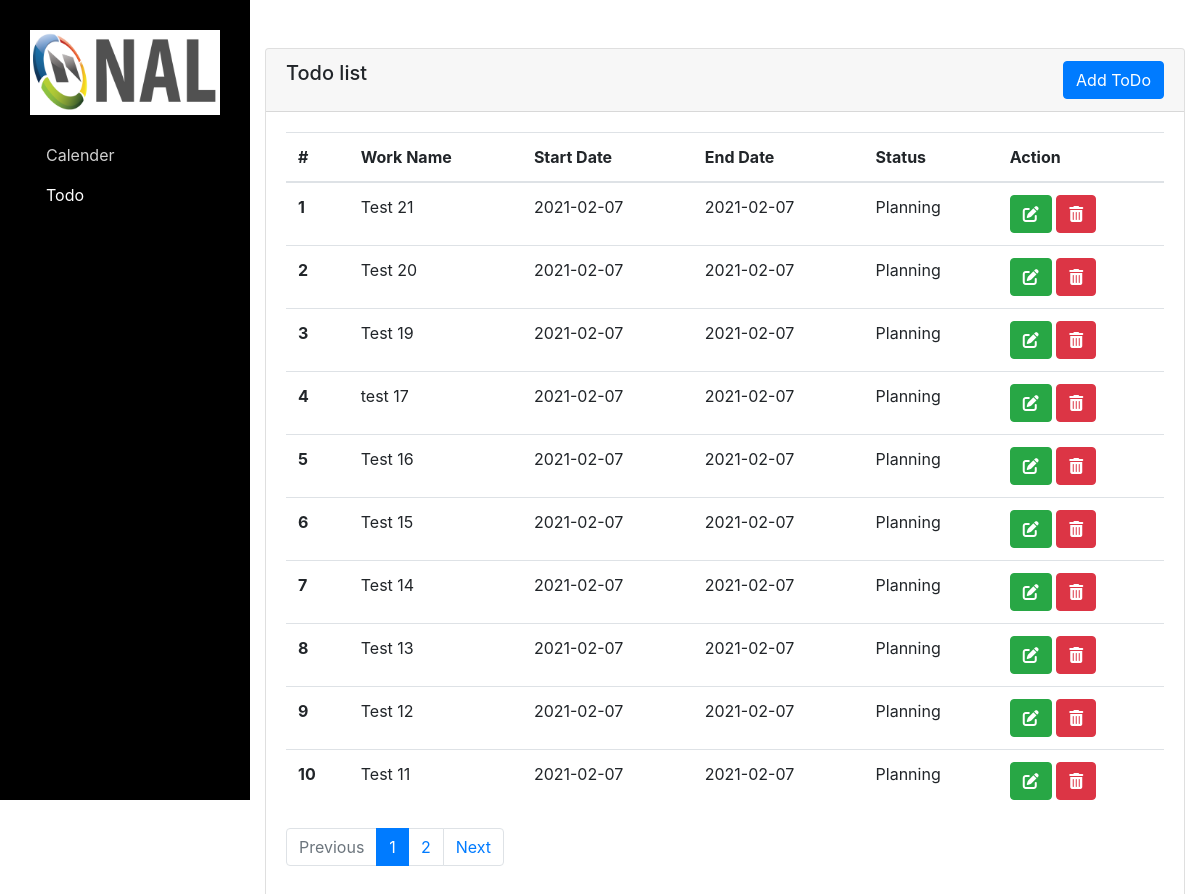
The page / on the database its author committed.
### tables this page shows
CREATE TABLE `todos` (
  `id` int(10) UNSIGNED NOT NULL,
  `title` varchar(255) NOT NULL,
  `start` date NOT NULL,
  `end` date NOT NULL,
  `status` int(11) NOT NULL,
  `color` varchar(20) NOT NULL DEFAULT '#F9BC13'
);

### src/Controllers/HomeController.php (called while the page is built, shortened)
<?php
    class HomeController
    {
        public function index()
        {
            $data = Todo::paginate(10);
            Helper::view('index',$data);
        }
    }
?>

### src/routes.php (called while the page is built, shortened)
<?php
    Router::dispatch();
?>

### public/index.php (called while the page is built, shortened)
<?php
    require_once __DIR__.'/../src/routes.php';
?>

### src/App/Database.php (called while the page is built, shortened)
<?php
    class Database
    {
        private static $type = DB_TYPE;
        private static $port = DB_PORT;
        private static $host = DB_HOST;
        private static $name = DB_NAME;
        private static $user = DB_USER;
        private static $pass = DB_PASS;
        private static $db_hander;
        private static $stmt;
        public static function init()
        {
            $dns = self::$type.':host=' . self::$host.';port='.self::$port.';dbname='. self::$name;
            try
            {
                self::$db_hander = new PDO($dns,self::$user, self::$pass);
                self::$db_hander->exec("set names utf8mb4");
            }
            catch(PDOException $exception)
            {
                echo 'PDO Error:'. $exception->getMessage();
            }
        }
        public static function query($sql)
        {
            try {
                self::$stmt = self::$db_hander->prepare($sql);
            }catch(PDOException $exception) {
                echo 'PDO Error:'. $exception->getMessage();
            }
        }
        public static function bind($param, $value, $type=null)
        {
            if(is_null($type))
            {
                switch (true) {
                    case is_int($value):
                        $type = PDO::PARAM_INT;
                        break;
                }
            }
            try {
                self::$stmt->bindValue($param, $value, $type);
            } catch (PDOException $exception) {
                echo 'PDO Error:'. $exception->getMessage();
            }
        }
        public static function fetchAll()
        {
            try {
                self::$stmt->execute();
                return self::$stmt->fetchAll(PDO::FETCH_ASSOC);
            } catch (PDOException $exception) {
                echo 'PDO Error:'. $exception->getMessage();
            }
        }
    }
?>

### src/Models/Todo.php (called while the page is built, shortened)
<?php
    class Todo
    {
        public static function paginate($limit){
            $limit_item = $limit;
            Database::query("SELECT * FROM todos");
            $total = count(Database::fetchAll());
            $pages = ceil($total / $limit_item);
            if(isset($_GET['page']) && is_numeric($_GET['page'])){
                if($_GET['page']>$pages || $_GET['page']<1){
                    $page =1;
                }else{
                    $page = $_GET['page'];
                }
            }else{
                $page = 1;
            }
            $data = Database::fetchAll();
            $result = array();
            $result['pages'] = $pages;
            $result['todoList'] = $data;
            $result['current'] = $page;
            return $result;
        }
    }
?>

### src/Views/index.php (the view, shortened to what this page needs)
<?php
require_once APP_ROOT . '/Views/layouts/header.php';
require_once APP_ROOT . '/Views/layouts/sidebar.php';
?>
    <div class="app-content">
        <div class="container">
            <div class="row">
                <div class="col-md-12">
                    <div class="card mt-5">
                        <div class="card-header">
                            <div class="d-flex justify-content-between">
                                <h5>Todo list</h5>
                                <a class="btn btn-primary" href="/add" >Add ToDo</a>
                            </div>
                        </div>
                        <div class="card-body">
                        <table class="table">
                            <thead>
                                <tr>
                                    <th scope="col">#</th>
                                    <th scope="col">Work Name</th>
                                    <th scope="col">Start Date</th>
                                    <th scope="col">End Date</th>
                                    <th scope="col">Status</th>
                                    <th scope="col">Action</th>
                                </tr>
                            </thead>
                            <tbody>
                                <?php
                                    $i=0;
                                    if(count($data['todoList'])>0){
                                        foreach($data['todoList'] as $todo){
                                        $i++;
                                    ?>
                                        <tr>
                                            <th scope="row"><?php echo $i; ?></th>
                                            <td><?php echo $todo['title']; ?></td>
                                            <td><?php echo $todo['start']; ?></td>
                                            <td><?php echo $todo['end']; ?></td>
                                            <td><?php
                                                if($todo['status']==1){
                                                    echo 'Planning';
                                                }
                                                else if($todo['status']==2){
                                                    echo 'Doing';
                                                }else{
                                                    echo 'Complete';
                                                }
                                            ?></td>
                                            <td>
                                                <a href="/update/<?php echo $todo['id']; ?>" class="btn btn-success"><i class="fas fa-edit"></i></i></a>
                                                <a href="/delete/<?php echo $todo['id']; ?>" onclick="return confirm('Are you sure?')" class="btn btn-danger"><i class="fas fa-trash-alt"></i></a>
                                            </td>
                                        </tr>
                                <?php }
                                    }else{ ?>
                                    <tr>
                                        <td colspan="4">No Data</td>
                                    </td>
                                <?php } ?>
                            </tbody>
                        </table>
                            <nav aria-label="...">
                                <ul class="pagination">
                                    <li class="page-item <?php echo $data['current']>1 ? '':'disabled'?>">
                                        <a class="page-link" href="?page=<?php echo $data['current']-1; ?>" tabindex="-1">Previous</a>
                                    </li>
                                    <?php
                                        for($i=1;$i <= $data['pages']; $i++){
                                            if($i == $data['current']){ ?>
                                                <li class="page-item active" aria-current="page">
                                                    <span class="page-link">
                                                        <?php echo $i; ?>
                                                    </span>
                                                </li>
                                           <?php }else{ ?>
                                                <li class="page-item"><a class="page-link" href="?page=<?php echo $i; ?>">
                                                    <?php echo $i; ?></a>
                                                </li>
                                            <?php }
                                        }
                                    ?>
                                    <li class="page-item <?php echo $data['current'] == $data['pages'] ? 'disabled':''?>">
                                        <a class="page-link" href="?page=<?php echo $data['current']+1; ?>" tabindex="-1">Next</a>
                                    </li>
                                </ul>
                            </nav>
                        </div>
                    </div>
                </div>
            </div>
        </div>
<?php
require_once APP_ROOT . '/Views/layouts/footer.php';
?>

### src/App/Router.php (shortened to what this page needs)
<?php
class Router
{
    public static $halts = false;
    public static $routes = [];
    public static $methods = [];
    public static $callbacks = [];
    public static $maps = [];
    public static function __callstatic($method, $params)
    {
        if ($method === 'map') {
            $maps = array_map('strtoupper', $params[0]);
            $uri = strpos($params[1], '/') === 0 ? $params[1] : '/' . $params[1];
            $callback = $params[2];
        } else {
            $maps = null;
            $uri = strpos($params[0], '/') === 0 ? $params[0] : '/' . $params[0];
            $callback = $params[1];
        }
        array_push(self::$maps, $maps);
        array_push(self::$routes, $uri);
        array_push(self::$methods, strtoupper($method));
        array_push(self::$callbacks, $callback);
    }
    public static function dispatch()
    {
        $uri = parse_url($_SERVER['REQUEST_URI'], PHP_URL_PATH);
        $method = $_SERVER['REQUEST_METHOD'];
        self::$routes = (array)preg_replace('/\/+/', '/', self::$routes);
        if (in_array($uri, self::$routes)) {
            $route_pos = array_keys(self::$routes, $uri);
            foreach ($route_pos as $route) {
                if (self::$methods[$route] == $method || self::$methods[$route] == 'ANY' || (!empty(self::$maps[$route]) && in_array($method, self::$maps[$route]))) {
                    if (!is_object(self::$callbacks[$route])) {
                        $parts = explode('/', self::$callbacks[$route]);
                        $last = end($parts);
                        $segments = explode('@', $last);
                        $controller = new $segments[0]();
                        $controller->{$segments[1]}();
                    } else {
                        call_user_func(self::$callbacks[$route]);
                        if (self::$halts) return;
                    }
                }
            }
        }
    }
}
?>

### src/App/Helper.php (shortened to what this page needs)
<?php
    class Helper
    {
        public static function view(string $view, array $data = [])
        {
            $file = APP_ROOT. '/Views/'. $view. '.php';
            if(is_readable($file)) require_once $file;
            else die('404 Page Not Found');
        }
    }
?>

### src/Views/layouts/header.php (shortened to what this page needs)
<!DOCTYPE html>
<html lang="en">
    <head>
        <link rel="stylesheet" href="https://cdn.jsdelivr.net/npm/bootstrap@4.5.3/dist/css/bootstrap.min.css">
        <link rel="stylesheet" href="/css/style.css">
        <link rel="stylesheet" href="https://cdn.jsdelivr.net/npm/fullcalendar@5.5.1/main.min.css">
    </head>
    <body>

### src/Views/layouts/sidebar.php
<div class="sidebar">
    <div class="app-logo"><img src="/images/thumb.jpg"/ class="img-fluid"></div>
    <ul class="nav flex-column">
        <li class="nav-item">
            <a class="nav-link <?php echo ($_SERVER['REQUEST_URI'] == "/calendar" ? "active" : "");?>" href="/calendar">Calender</a>
        </li>
        <li class="nav-item">
            <a class="nav-link <?php echo ($_SERVER['REQUEST_URI'] == "/" ? "active" : "");?>" href="/">Todo</a>
        </li>
    </ul>
</div>

### src/Views/layouts/footer.php (shortened to what this page needs)
        </div>
    </body>
</html>

### public/css/style.css (style rules this page uses)
.sidebar { position: fixed; width: 250px; height: 100vh; background-color: #000; padding: 30px; }
.sidebar .nav { margin-top: 20px; }
.sidebar .nav .nav-item .nav-link { color: #D0D0D0; }
.sidebar .nav .nav-item .nav-link.active { color: #fff; }
.app-content { position:relative; margin-left: 250px; }

### rows shown on the page
todos: title "Test 21", start "2021-02-07", end "2021-02-07", status "Planning"
todos: title "Test 20", start "2021-02-07", end "2021-02-07", status "Planning"
todos: title "Test 19", start "2021-02-07", end "2021-02-07", status "Planning"
todos: title "test 17", start "2021-02-07", end "2021-02-07", status "Planning"
todos: title "Test 16", start "2021-02-07", end "2021-02-07", status "Planning"
todos: title "Test 15", start "2021-02-07", end "2021-02-07", status "Planning"
todos: title "Test 14", start "2021-02-07", end "2021-02-07", status "Planning"
todos: title "Test 13", start "2021-02-07", end "2021-02-07", status "Planning"
todos: title "Test 12", start "2021-02-07", end "2021-02-07", status "Planning"
todos: title "Test 11", start "2021-02-07", end "2021-02-07", status "Planning"
